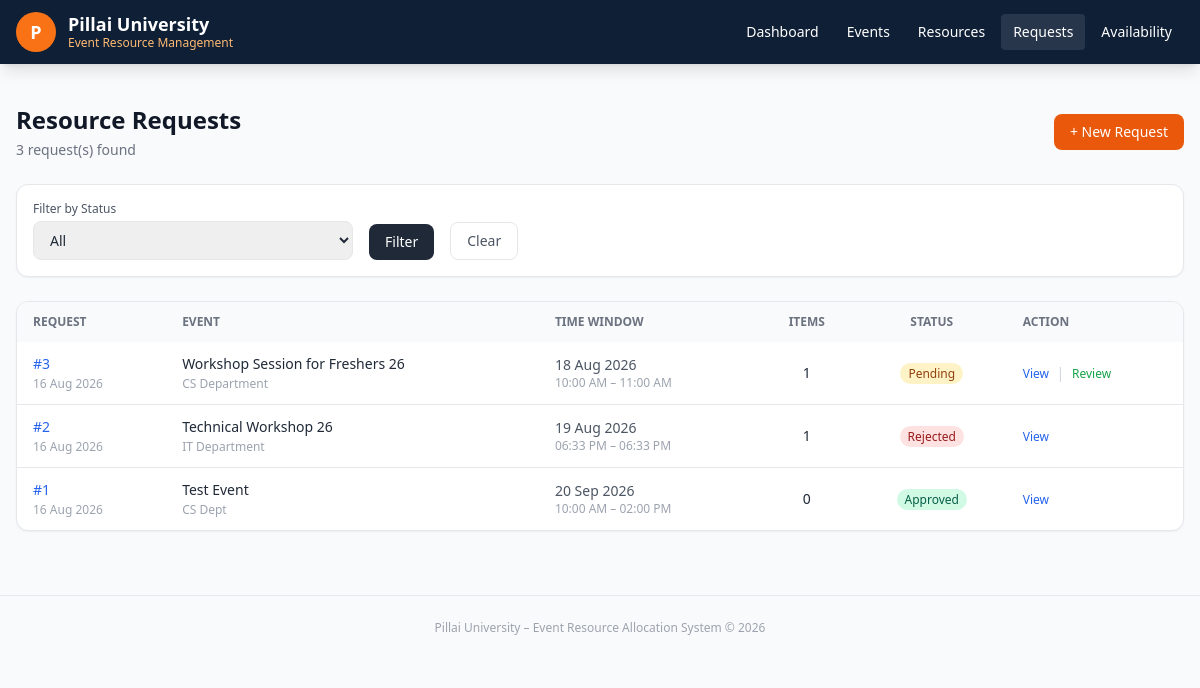
The app's page /requests with its own data.
### models.py (models this page shows, shortened)
class ResourceRequest(db.Model):
    __tablename__ = 'resource_requests'
    id = db.Column(db.Integer, primary_key=True)
    event_id = db.Column(db.Integer, db.ForeignKey('events.id'), nullable=False)
    start_datetime = db.Column(db.DateTime, nullable=False)
    end_datetime = db.Column(db.DateTime, nullable=False)
    status = db.Column(db.String(20), nullable=False, default='Pending')
    notes = db.Column(db.Text, nullable=True)
    rejection_reason = db.Column(db.Text, nullable=True)
    created_at = db.Column(db.DateTime, default=datetime.utcnow)
    updated_at = db.Column(db.DateTime, default=datetime.utcnow, onupdate=datetime.utcnow)
    items = db.relationship('ResourceRequestItem', backref='request', lazy=True, cascade='all, delete-orphan')
    allocations = db.relationship('ResourceAllocation', backref='request', lazy=True, cascade='all, delete-orphan')
    STATUS_CHOICES = ['Pending', 'Approved', 'Rejected', 'Cancelled']

class Event(db.Model):
    __tablename__ = 'events'
    id = db.Column(db.Integer, primary_key=True)
    name = db.Column(db.String(200), nullable=False)
    organizer = db.Column(db.String(100), nullable=False)
    expected_attendance = db.Column(db.Integer, nullable=False)
    start_datetime = db.Column(db.DateTime, nullable=False)
    end_datetime = db.Column(db.DateTime, nullable=False)
    status = db.Column(db.String(20), nullable=False, default='Draft')
    description = db.Column(db.Text, nullable=True)
    created_at = db.Column(db.DateTime, default=datetime.utcnow)
    updated_at = db.Column(db.DateTime, default=datetime.utcnow, onupdate=datetime.utcnow)
    resource_requests = db.relationship('ResourceRequest', backref='event', lazy=True, cascade='all, delete-orphan')
    STATUS_CHOICES = ['Draft', 'Pending', 'Approved', 'Rejected', 'Cancelled', 'Completed']

### app.py (the view)
@app.route('/requests')
def requests_list():
    status_filter = request.args.get('status', '')
    query = ResourceRequest.query
    if status_filter:
        query = query.filter_by(status=status_filter)
    reqs = query.order_by(
        ResourceRequest.created_at.desc()
    ).all()
    return render_template(
        'requests/list.html',
        requests=reqs,
        status_filter=status_filter,
        status_choices=ResourceRequest.STATUS_CHOICES
    )

### templates/requests/list.html (shortened to what this page needs)
{% extends 'base.html' %}
{% block content %}
<div class="flex items-center justify-between mb-6">
  <div>
    <h1 class="text-2xl font-bold text-gray-900">Resource Requests</h1>
    <p class="text-sm text-gray-500 mt-1">{{ requests|length }} request(s) found</p>
  </div>
  <a href="/requests/create" class="bg-orange-600 hover:bg-orange-700 text-white px-4 py-2 rounded-lg text-sm font-medium transition">+ New Request</a>
</div>
<form method="get" class="bg-white border rounded-xl p-4 mb-6 flex gap-4 items-end shadow-sm">
  <div class="flex-1 max-w-xs">
    <label class="block text-xs font-medium text-gray-600 mb-1">Filter by Status</label>
    <select name="status" class="w-full border rounded-lg px-3 py-2 text-sm focus:outline-none focus:ring-2 focus:ring-orange-400">
      <option value="">All</option>
    </select>
  </div>
  <button type="submit" class="bg-gray-800 text-white px-4 py-2 rounded-lg text-sm hover:bg-gray-700 transition">Filter</button>
  <a href="/requests" class="border px-4 py-2 rounded-lg text-sm text-gray-600 hover:bg-gray-50 transition">Clear</a>
</form>
{% if requests %}
<div class="bg-white border rounded-xl shadow-sm overflow-hidden">
  <table class="w-full text-sm">
    <thead class="bg-gray-50 text-xs text-gray-500 uppercase">
      <tr>
        <th class="px-4 py-3 text-left">Request</th>
        <th class="px-4 py-3 text-left">Event</th>
        <th class="px-4 py-3 text-left">Time Window</th>
        <th class="px-4 py-3 text-center">Items</th>
        <th class="px-4 py-3 text-center">Status</th>
        <th class="px-4 py-3 text-left">Action</th>
      </tr>
    </thead>
    <tbody class="divide-y">
      {% for req in requests %}
      <tr class="hover:bg-gray-50 transition">
        <td class="px-4 py-3 font-medium">
          <a href="/requests/{{ req.id }}" class="text-blue-600 hover:underline">#{{ req.id }}</a>
          <div class="text-xs text-gray-400 mt-0.5">{{ req.created_at.strftime('%d %b %Y') }}</div>
        </td>
        <td class="px-4 py-3">
          <a href="/events/{{ req.event_id }}" class="text-gray-800 hover:text-orange-600">{{ req.event.name }}</a>
          <div class="text-xs text-gray-400 mt-0.5">{{ req.event.organizer }}</div>
        </td>
        <td class="px-4 py-3 text-gray-600">
          <div>{{ req.start_datetime.strftime('%d %b %Y') }}</div>
          <div class="text-xs text-gray-400">{{ req.start_datetime.strftime('%I:%M %p') }} – {{ req.end_datetime.strftime('%I:%M %p') }}</div>
        </td>
        <td class="px-4 py-3 text-center">{{ req.items|length }}</td>
        <td class="px-4 py-3 text-center">
          <span class="badge-{{ req.status }} px-2 py-0.5 rounded-full text-xs font-medium">{{ req.status }}</span>
        </td>
        <td class="px-4 py-3">
          <a href="/requests/{{ req.id }}" class="text-xs text-blue-600 hover:underline">View</a>
          {% if req.status == 'Pending' %}
          <span class="text-gray-300 mx-1">|</span>
          <a href="/requests/{{ req.id }}" class="text-xs text-green-600 hover:underline">Review</a>
          {% endif %}
        </td>
      </tr>
      {% endfor %}
    </tbody>
  </table>
</div>
{% else %}
<div class="bg-white border rounded-xl p-12 text-center text-gray-400 shadow-sm">
  <div class="text-4xl mb-3">📋</div>
  <div>No requests found.</div>
  <div class="text-sm mt-1"><a href="/requests/create" class="text-orange-600 hover:underline">Create a resource request →</a></div>
</div>
{% endif %}
{% endblock %}

### templates/base.html (style rules this page uses)
.badge-Pending { background:#fef3c7; color:#92400e; }
.badge-Approved { background:#d1fae5; color:#065f46; }
.badge-Rejected { background:#fee2e2; color:#991b1b; }

### records on screen
ResourceRequest: id "3", created_at "16 Aug 2026", event.name "Workshop Session for Freshers 26", event.organizer "CS Department", start_datetime "18 Aug 2026", start_datetime "10:00 AM", end_datetime "11:00 AM", items|length "1", status "Pending"
ResourceRequest: id "2", created_at "16 Aug 2026", event.name "Technical Workshop 26", event.organizer "IT Department", start_datetime "19 Aug 2026", start_datetime "06:33 PM", end_datetime "06:33 PM", items|length "1", status "Rejected"
ResourceRequest: id "1", created_at "16 Aug 2026", event.name "Test Event", event.organizer "CS Dept", start_datetime "20 Sep 2026", start_datetime "10:00 AM", end_datetime "02:00 PM", items|length "0", status "Approved"

### other values on screen
{{ requests|length }} "3"
